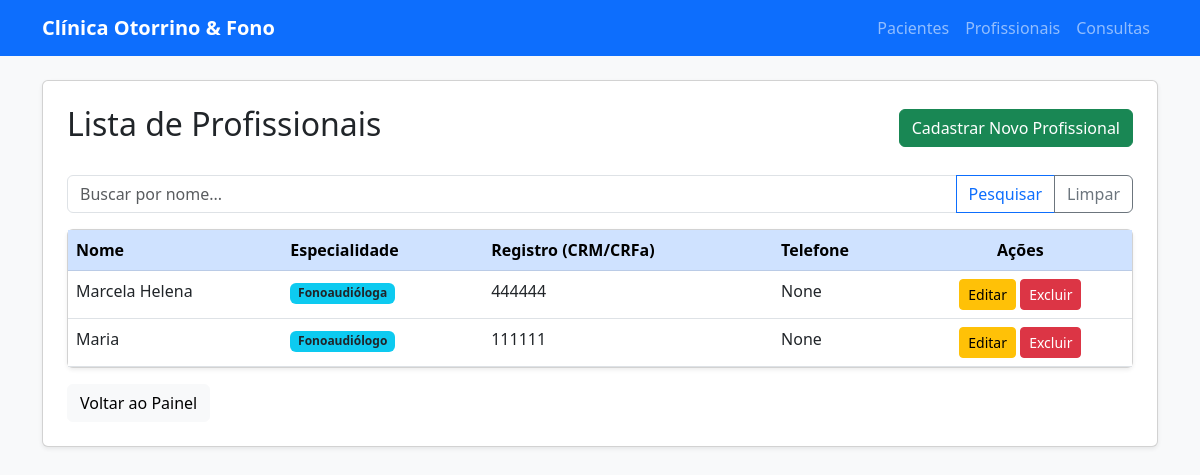
The page /logica/profissionais/ on the database as committed earlier.
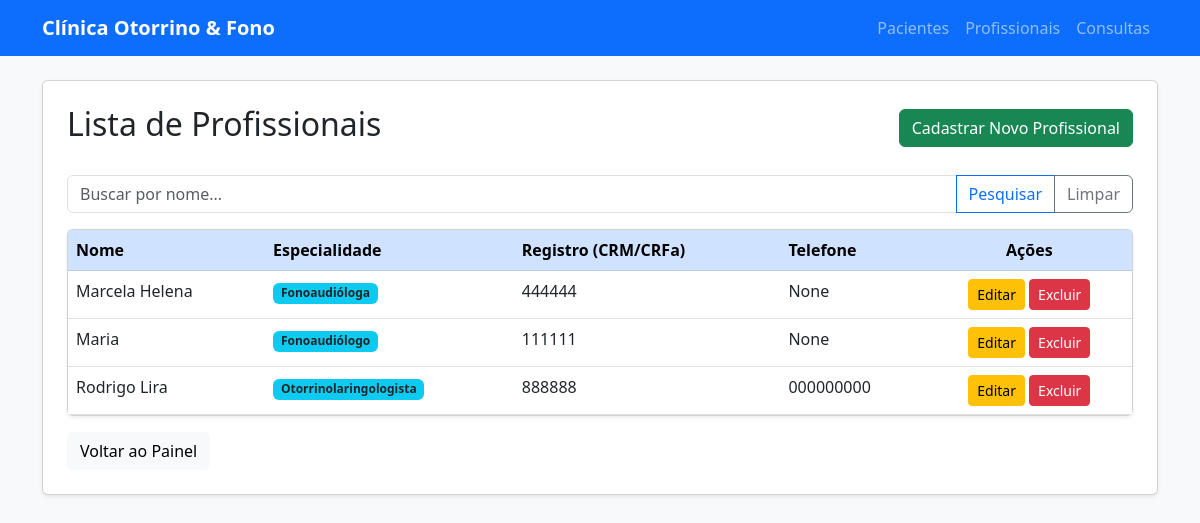
The same page on the database as committed later.
### logica/models.py (models this page shows, shortened)
class Profissional (models.Model):
    ESPECIALIDADE_CHOICES = [
        ('Otorrinolaringologista', 'Otorrinolaringologista'),
        ('Fonoaudiólogo', 'Fonoaudiólogo'),
    ]
    nome = models.CharField(max_length=100)
    especialidade = models.CharField(max_length=100,
        choices=ESPECIALIDADE_CHOICES,
        default='Fonoaudiólogo'
    )
    registro = models.CharField(max_length=20)
    telefone = models.CharField(max_length=15, null=True, blank=True)

### logica/views.py (the view)
# urls.py: path('profissionais/', views.profissional_list, name='profissional_list'),
def profissional_list(request):
    termo_busca = request.GET.get('busca')
    if termo_busca:
        profissionais = Profissional.objects.filter(nome__icontains=termo_busca)
    else:
        profissionais = Profissional.objects.all()
    return render(request, 'logica/profissional_list.html', {'profissionais': profissionais})

### logica/templates/logica/profissional_list.html (shortened to what this page needs)
{% extends 'logica/base.html' %}
{% block content %}
<div class="d-flex justify-content-between align-items-center mb-4">
    <h2>Lista de Profissionais</h2>
    <a href="{% url 'criar_profissional' %}" class="btn btn-success">
        Cadastrar Novo Profissional
    </a>
</div>
<form method="GET" class="mb-3">
    <div class="input-group">
        <input type="text" name="busca" class="form-control" placeholder="Buscar por nome..." value="{{ request.GET.busca }}">
        <button class="btn btn-outline-primary" type="submit">Pesquisar</button>
        <a href="?" class="btn btn-outline-secondary">Limpar</a>
    </div>
</form>
<div class="card shadow-sm">
    <div class="card-body p-0">
        <table class="table table-hover mb-0">
            <thead class="table-primary">
                <tr>
                    <th>Nome</th>
                    <th>Especialidade</th>
                    <th>Registro (CRM/CRFa)</th>
                    <th>Telefone</th>
                    <th class="text-center">Ações</th>
                </tr>
            </thead>
            <tbody>
                {% for profissional in profissionais %}
                <tr>
                    <td>{{ profissional.nome }}</td>
                    <td>
                        <span class="badge bg-info text-dark">
                            {{ profissional.especialidade }}
                        </span>
                    </td>
                    <td>{{ profissional.registro }}</td>
                    <td>{{ profissional.telefone }}</td>
                    <td class="text-center">
                        <a href="#" class="btn btn-sm btn-warning">Editar</a>
                        <form action="{% url 'deletar_profissional' profissional.id %}"
                                method="POST"
                                style="display:inline;">
                                <button type="submit" class="btn btn-sm btn-danger">
                                    Excluir
                                </button>
                            </form>
                    </td>
                </tr>
                {% empty %}
                <tr>
                    <td colspan="5" class="text-center text-muted py-4">
                        Nenhum profissional cadastrado no sistema.
                    </td>
                </tr>
                {% endfor %}
            </tbody>
        </table>
    </div>
</div>
<div class="mt-3">
    <a href="{% url 'home' %}" class="btn btn-light">Voltar ao Painel</a>
</div>
{% endblock %}

Rows that differ between the two databases and show on the page:
added Profissional: nome "Rodrigo Lira", especialidade "Otorrinolaringologista", registro "888888", telefone "000000000"
